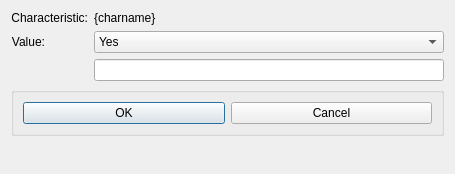
<?xml version="1.0" encoding="UTF-8"?>
<ui version="4.0">
 <class>EditMemberCharacteristic</class>
 <widget class="QDialog" name="EditMemberCharacteristic">
  <property name="geometry">
   <rect>
    <x>0</x>
    <y>0</y>
    <width>455</width>
    <height>174</height>
   </rect>
  </property>
  <property name="windowTitle">
   <string>Edit Personal Characteristics</string>
  </property>
  <layout class="QFormLayout" name="formLayout">
   <item row="0" column="0">
    <widget class="QLabel" name="label">
     <property name="text">
      <string>Characteristic:</string>
     </property>
     <property name="alignment">
      <set>Qt::AlignRight|Qt::AlignTrailing|Qt::AlignVCenter</set>
     </property>
    </widget>
   </item>
   <item row="0" column="1">
    <widget class="QLabel" name="lblCharName">
     <property name="text">
      <string>{charname}</string>
     </property>
    </widget>
   </item>
   <item row="1" column="0">
    <widget class="QLabel" name="label_2">
     <property name="text">
      <string>Value:</string>
     </property>
     <property name="alignment">
      <set>Qt::AlignRight|Qt::AlignTrailing|Qt::AlignVCenter</set>
     </property>
    </widget>
   </item>
   <item row="1" column="1">
    <widget class="QComboBox" name="cboYesNoVal">
     <item>
      <property name="text">
       <string>Yes</string>
      </property>
     </item>
     <item>
      <property name="text">
       <string>No</string>
      </property>
     </item>
    </widget>
   </item>
   <item row="2" column="1">
    <widget class="QLineEdit" name="txtValue"/>
   </item>
   <item row="3" column="0" colspan="2">
    <widget class="QGroupBox" name="groupBox">
     <property name="title">
      <string/>
     </property>
     <layout class="QHBoxLayout" name="horizontalLayout">
      <item>
       <widget class="QPushButton" name="cmdOk">
        <property name="text">
         <string>OK</string>
        </property>
       </widget>
      </item>
      <item>
       <widget class="QPushButton" name="cmdCancel">
        <property name="text">
         <string>Cancel</string>
        </property>
       </widget>
      </item>
     </layout>
    </widget>
   </item>
  </layout>
 </widget>
 <tabstops>
  <tabstop>cboYesNoVal</tabstop>
  <tabstop>txtValue</tabstop>
  <tabstop>cmdOk</tabstop>
  <tabstop>cmdCancel</tabstop>
 </tabstops>
 <resources/>
 <connections>
  <connection>
   <sender>cmdCancel</sender>
   <signal>clicked()</signal>
   <receiver>EditMemberCharacteristic</receiver>
   <slot>mdiClose()</slot>
   <hints>
    <hint type="sourcelabel">
     <x>331</x>
     <y>104</y>
    </hint>
    <hint type="destinationlabel">
     <x>232</x>
     <y>98</y>
    </hint>
   </hints>
  </connection>
  <connection>
   <sender>cmdOk</sender>
   <signal>clicked()</signal>
   <receiver>EditMemberCharacteristic</receiver>
   <slot>saveCharacteristic()</slot>
   <hints>
    <hint type="sourcelabel">
     <x>65</x>
     <y>99</y>
    </hint>
    <hint type="destinationlabel">
     <x>118</x>
     <y>113</y>
    </hint>
   </hints>
  </connection>
 </connections>
 <slots>
  <slot>saveCharacteristic()</slot>
  <slot>mdiClose()</slot>
 </slots>
</ui>
